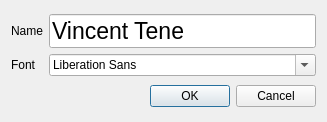
<?xml version="1.0" encoding="UTF-8"?>
<ui version="4.0">
 <class>Dialog</class>
 <widget class="QDialog" name="Dialog">
  <property name="geometry">
   <rect>
    <x>0</x>
    <y>0</y>
    <width>327</width>
    <height>122</height>
   </rect>
  </property>
  <property name="windowTitle">
   <string>Dialog</string>
  </property>
  <layout class="QVBoxLayout" name="verticalLayout">
   <item>
    <layout class="QGridLayout" name="gridLayout">
     <item row="0" column="0">
      <widget class="QLabel" name="labelName">
       <property name="text">
        <string>Name</string>
       </property>
      </widget>
     </item>
     <item row="0" column="1">
      <widget class="QLineEdit" name="lineEdit">
       <property name="font">
        <font>
         <pointsize>17</pointsize>
        </font>
       </property>
       <property name="text">
        <string>Vincent Tene</string>
       </property>
      </widget>
     </item>
     <item row="1" column="0">
      <widget class="QLabel" name="labelFont">
       <property name="text">
        <string>Font</string>
       </property>
      </widget>
     </item>
     <item row="1" column="1">
      <widget class="QFontComboBox" name="fontComboBox"/>
     </item>
    </layout>
   </item>
   <item>
    <widget class="QDialogButtonBox" name="buttonBox">
     <property name="standardButtons">
      <set>QDialogButtonBox::Cancel|QDialogButtonBox::Ok</set>
     </property>
    </widget>
   </item>
  </layout>
 </widget>
 <resources/>
 <connections/>
</ui>
